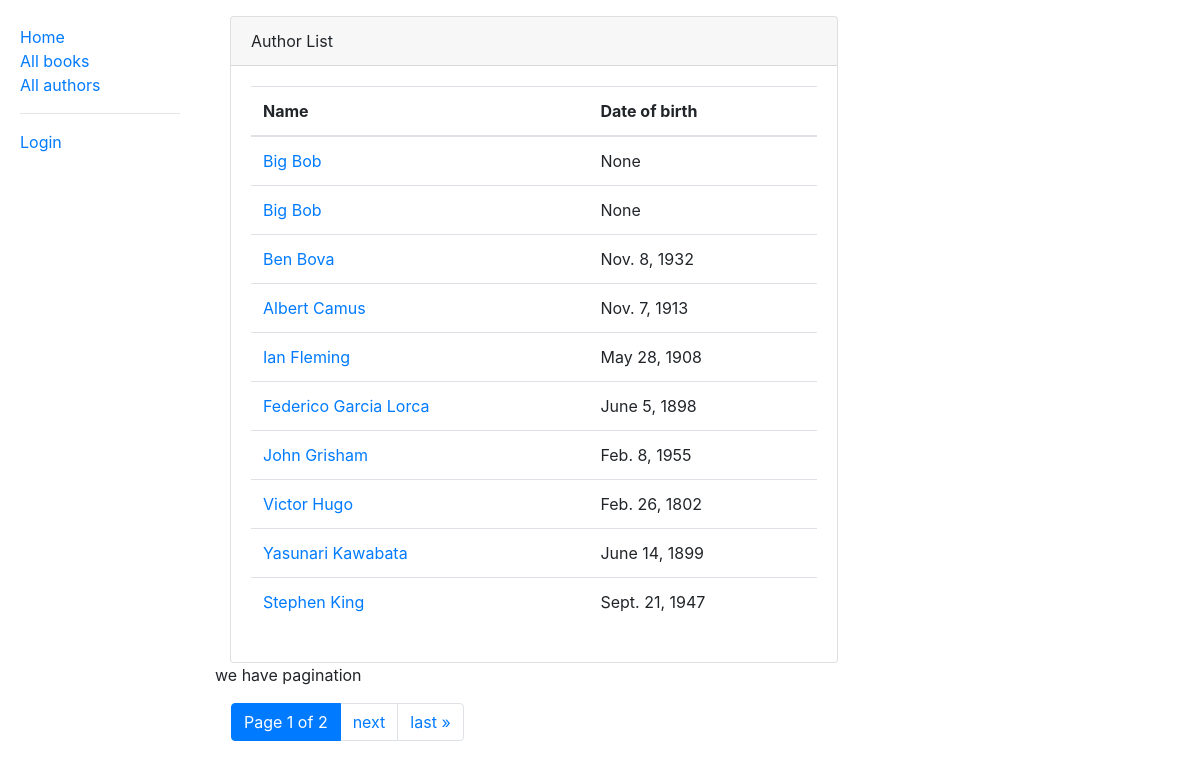
Screenshot of /catalog/authors/ with the database file from the repository.
### catalog/models.py (models this page shows, shortened)
class Author(models.Model):
    first_name = models.CharField(max_length=100)
    last_name = models.CharField(max_length=100)
    date_of_birth = models.DateField(null=True, blank=True)
    date_of_death = models.DateField('Died', null=True, blank=True)
    class Meta:
        ordering = ['last_name', 'first_name']
    def get_absolute_url(self):
        return reverse('author-detail', args=[str(self.id)])

### catalog/views.py (the view)
# urls.py: path('authors/', views.AuthorListView.as_view(), name='authors'),
class AuthorListView(ListView):
    model = Author
    paginate_by = 10
    def dispatch(self, *args, **kwargs):
        if self.request.user.is_authenticated:
            self.user_permissions = list(Permission.objects.filter(group__user=self.request.user).values_list('codename', flat=True))
        else:
            self.user_permissions = []
        return super().dispatch(*args, **kwargs)
    def get_context_data(self, **kwargs):
        context = super().get_context_data(**kwargs)
        context['user_permissions'] = self.user_permissions
        return context

### catalog/templates/catalog/author_list.html (shortened to what this page needs)
            {% extends 'base_generic.html' %}
{% block content %}
    <div class="container-fluid mt-3">
    <div class="card" style="width:38rem;">
        <div class="card-header">
            Author List
        </div>
        <div class="card-body">
        {% if author_list %}
            <table class="table">
            <thead>
               <tr>
                   <th>Name </th>
                   <th>Date of birth </th>
               </tr>
            </thead>
            <tbody>
            {% for author in author_list %}
                <tr>
                <td>
                    <a href="{{  author.get_absolute_url }}">{{ author.first_name }} {{ author.last_name }}</a>
                </td>
                <td>
                    {{ author.date_of_birth }}
                </td>
                </tr>
            {% endfor %}
            </tbody>
            </table>
        {% else %}
            <p>There are no authors in the library.</p>
        {% endif %}
        </div>
    </div>
    </div>
{% endblock %}

### rows the page displays
Author: first_name "Big", last_name "Bob", date_of_birth "None"
Author: first_name "Big", last_name "Bob", date_of_birth "None"
Author: first_name "Ben", last_name "Bova", date_of_birth "Nov. 8, 1932"
Author: first_name "Albert", last_name "Camus", date_of_birth "Nov. 7, 1913"
Author: first_name "Ian", last_name "Fleming", date_of_birth "May 28, 1908"
Author: first_name "Federico", last_name "Garcia Lorca", date_of_birth "June 5, 1898"
Author: first_name "John", last_name "Grisham", date_of_birth "Feb. 8, 1955"
Author: first_name "Victor", last_name "Hugo", date_of_birth "Feb. 26, 1802"
Author: first_name "Yasunari", last_name "Kawabata", date_of_birth "June 14, 1899"
Author: first_name "Stephen", last_name "King", date_of_birth "Sept. 21, 1947"

### other values shown
{{ page_obj.number }} "1"
{{ page_obj.paginator.num_pages }} "2"
